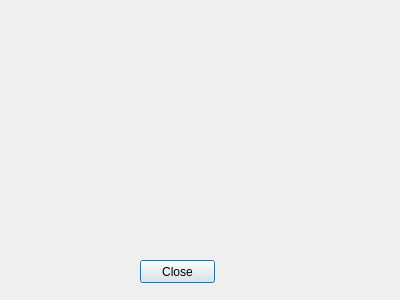
<?xml version="1.0" encoding="UTF-8"?>
<ui version="4.0">
 <class>CAPGoals</class>
 <widget class="QDialog" name="CAPGoals">
  <property name="geometry">
   <rect>
    <x>0</x>
    <y>0</y>
    <width>400</width>
    <height>300</height>
   </rect>
  </property>
  <property name="windowTitle">
   <string>Dialog</string>
  </property>
  <widget class="QPushButton" name="pushButton">
   <property name="geometry">
    <rect>
     <x>140</x>
     <y>260</y>
     <width>75</width>
     <height>23</height>
    </rect>
   </property>
   <property name="text">
    <string>Close</string>
   </property>
  </widget>
 </widget>
 <resources/>
 <connections/>
</ui>
